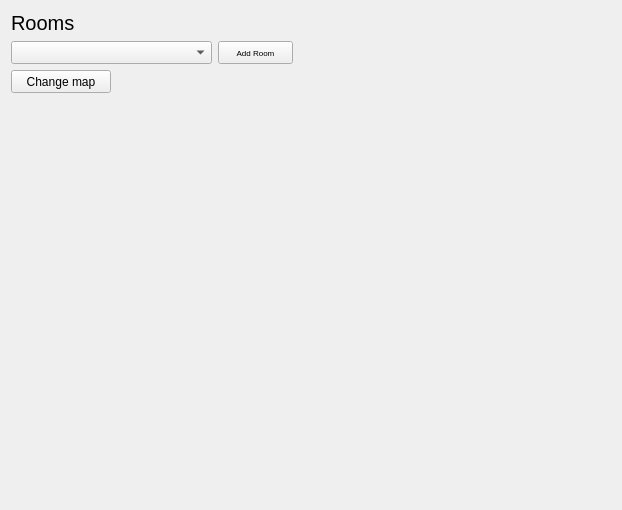
      <widget class="QWidget" name="mapping_tab">
       <attribute name="title">
        <string>Mapping</string>
       </attribute>
       <layout class="QGridLayout" name="gridLayout_9">
        <item row="0" column="0">
         <layout class="QGridLayout" name="gridLayout_4">
          <item row="0" column="0">
           <widget class="QLabel" name="label_3">
            <property name="sizePolicy">
             <sizepolicy hsizetype="Preferred" vsizetype="Preferred">
              <horstretch>0</horstretch>
              <verstretch>0</verstretch>
             </sizepolicy>
            </property>
            <property name="maximumSize">
             <size>
              <width>201</width>
              <height>25</height>
             </size>
            </property>
            <property name="font">
             <font>
              <pointsize>15</pointsize>
             </font>
            </property>
            <property name="text">
             <string>Rooms</string>
            </property>
           </widget>
          </item>
          <item row="3" column="0" colspan="3">
           <widget class="QLabel" name="map_display">
            <property name="minimumSize">
             <size>
              <width>600</width>
              <height>400</height>
             </size>
            </property>
            <property name="maximumSize">
             <size>
              <width>600</width>
              <height>400</height>
             </size>
            </property>
            <property name="autoFillBackground">
             <bool>false</bool>
            </property>
            <property name="text">
             <string/>
            </property>
            <property name="pixmap">
             <pixmap>floor_plan.jpg</pixmap>
            </property>
            <property name="scaledContents">
             <bool>true</bool>
            </property>
           </widget>
          </item>
          <item row="2" column="0">
           <widget class="QPushButton" name="change_map_button">
            <property name="sizePolicy">
             <sizepolicy hsizetype="Preferred" vsizetype="Minimum">
              <horstretch>112</horstretch>
              <verstretch>42</verstretch>
             </sizepolicy>
            </property>
            <property name="minimumSize">
             <size>
              <width>100</width>
              <height>23</height>
             </size>
            </property>
            <property name="maximumSize">
             <size>
              <width>100</width>
              <height>23</height>
             </size>
            </property>
            <property name="text">
             <string>Change map</string>
            </property>
           </widget>
          </item>
          <item row="1" column="0">
           <widget class="QComboBox" name="rooms_list_combobox">
            <property name="minimumSize">
             <size>
              <width>201</width>
              <height>23</height>
             </size>
            </property>
            <property name="maximumSize">
             <size>
              <width>201</width>
              <height>23</height>
             </size>
            </property>
           </widget>
          </item>
          <item row="1" column="1">
           <widget class="QPushButton" name="add_room_button">
            <property name="minimumSize">
             <size>
              <width>75</width>
              <height>23</height>
             </size>
            </property>
            <property name="maximumSize">
             <size>
              <width>75</width>
              <height>23</height>
             </size>
            </property>
            <property name="font">
             <font>
              <pointsize>6</pointsize>
             </font>
            </property>
            <property name="text">
             <string>Add Room</string>
            </property>
           </widget>
          </item>
         </layout>
        </item>
       </layout>
      </widget>
